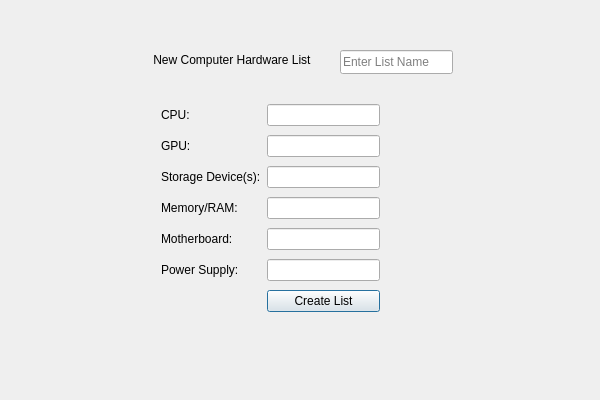
<?xml version="1.0" encoding="UTF-8"?>
<ui version="4.0">
 <class>NewListClass</class>
 <widget class="QDialog" name="NewListClass">
  <property name="geometry">
   <rect>
    <x>0</x>
    <y>0</y>
    <width>600</width>
    <height>400</height>
   </rect>
  </property>
  <property name="windowTitle">
   <string>New Part List</string>
  </property>
  <widget class="QWidget" name="layoutWidget">
   <property name="geometry">
    <rect>
     <x>150</x>
     <y>90</y>
     <width>241</width>
     <height>241</height>
    </rect>
   </property>
   <layout class="QGridLayout" name="gridLayout">
    <item row="4" column="1">
     <widget class="QLineEdit" name="memoryInput"/>
    </item>
    <item row="6" column="0">
     <widget class="QLabel" name="psuLabel">
      <property name="text">
       <string>Power Supply:</string>
      </property>
     </widget>
    </item>
    <item row="1" column="0">
     <widget class="QLabel" name="gpuLabel">
      <property name="text">
       <string>GPU:</string>
      </property>
     </widget>
    </item>
    <item row="5" column="0">
     <widget class="QLabel" name="motherboardLabel">
      <property name="text">
       <string>Motherboard:</string>
      </property>
     </widget>
    </item>
    <item row="1" column="1">
     <widget class="QLineEdit" name="gpuInput"/>
    </item>
    <item row="3" column="1">
     <widget class="QLineEdit" name="storageInput"/>
    </item>
    <item row="5" column="1">
     <widget class="QLineEdit" name="motherboardInput"/>
    </item>
    <item row="4" column="0">
     <widget class="QLabel" name="memoryLabel">
      <property name="text">
       <string>Memory/RAM:</string>
      </property>
     </widget>
    </item>
    <item row="6" column="1">
     <widget class="QLineEdit" name="psuInput"/>
    </item>
    <item row="0" column="0">
     <widget class="QLabel" name="cpuLabel">
      <property name="text">
       <string>CPU:</string>
      </property>
     </widget>
    </item>
    <item row="3" column="0">
     <widget class="QLabel" name="storageLabel">
      <property name="text">
       <string>Storage Device(s):</string>
      </property>
     </widget>
    </item>
    <item row="0" column="1">
     <widget class="QLineEdit" name="cpuInput"/>
    </item>
    <item row="7" column="1">
     <widget class="QPushButton" name="okButton">
      <property name="text">
       <string>Create List</string>
      </property>
     </widget>
    </item>
   </layout>
  </widget>
  <widget class="QLabel" name="label">
   <property name="geometry">
    <rect>
     <x>150</x>
     <y>50</y>
     <width>171</width>
     <height>20</height>
    </rect>
   </property>
   <property name="text">
    <string> New Computer Hardware List</string>
   </property>
  </widget>
  <widget class="QLineEdit" name="lineEdit">
   <property name="geometry">
    <rect>
     <x>340</x>
     <y>50</y>
     <width>113</width>
     <height>24</height>
    </rect>
   </property>
   <property name="placeholderText">
    <string>Enter List Name</string>
   </property>
  </widget>
 </widget>
 <layoutdefault spacing="6" margin="11"/>
 <resources/>
 <connections>
  <connection>
   <sender>okButton</sender>
   <signal>clicked()</signal>
   <receiver>NewListClass</receiver>
   <slot>accept()</slot>
   <hints>
    <hint type="sourcelabel">
     <x>329</x>
     <y>309</y>
    </hint>
    <hint type="destinationlabel">
     <x>169</x>
     <y>314</y>
    </hint>
   </hints>
  </connection>
 </connections>
</ui>
